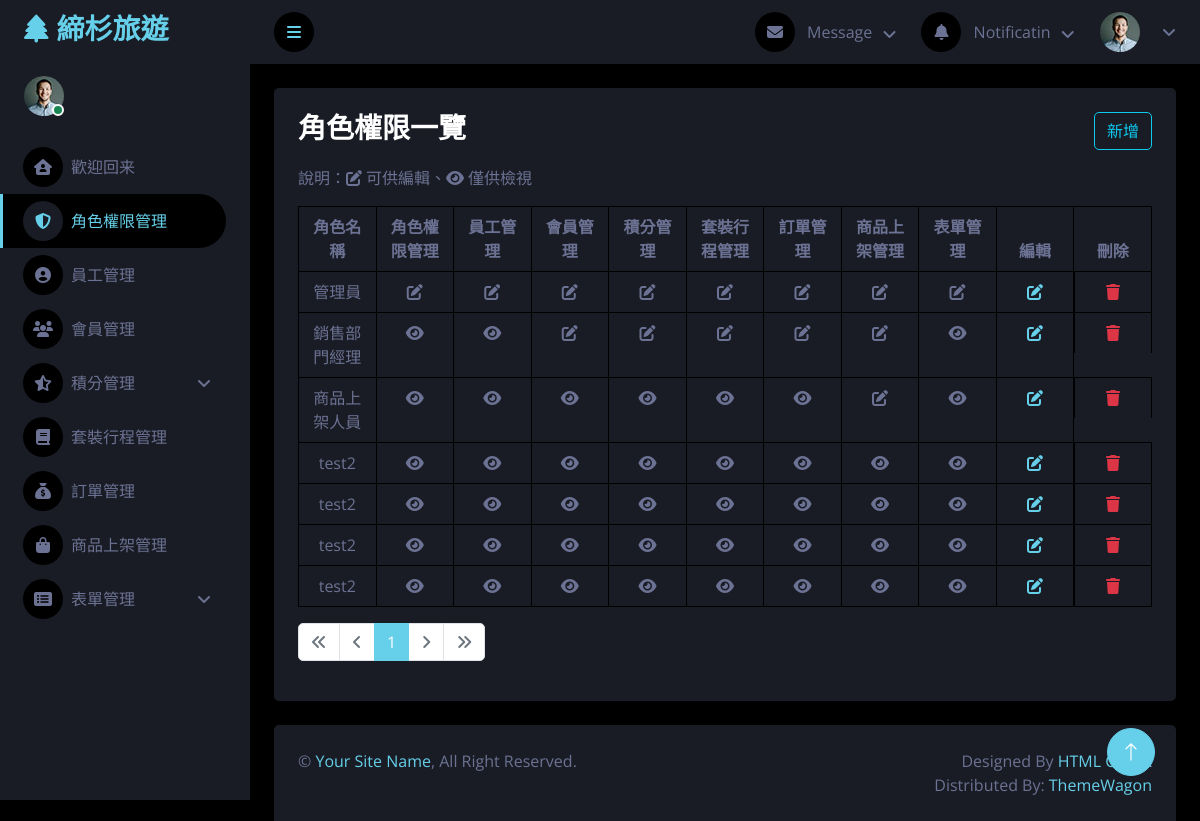
The app's page /roleList.php with its own data.
### tables this page shows
CREATE TABLE `permission` (
  `permission_role_id` int(11) NOT NULL,
  `sid` int(11) NOT NULL,
  `role_set` int(11) NOT NULL,
  `employees` tinyint(1) NOT NULL,
  `members` tinyint(1) NOT NULL,
  `points` tinyint(1) NOT NULL,
  `itinerary` tinyint(1) NOT NULL,
  `orders` tinyint(1) NOT NULL,
  `products` tinyint(1) NOT NULL,
  `form` tinyint(1) NOT NULL
);

CREATE TABLE `role_set` (
  `role_id` int(11) NOT NULL,
  `role_name` varchar(225) NOT NULL,
  `description` text NOT NULL,
  `created_at` datetime NOT NULL,
  `employee_id` int(11) NOT NULL
);

### roleList.php (the view, shortened to what this page needs)
<?php
require __DIR__ . '/parts/pdo_connect.php';
$pageName = 'roleList';
$page = isset($_GET['page']) ? intval($_GET['page']) : 1;
$per_page = 10;
$pages_sql = "SELECT COUNT(1) FROM role_set";
$pages_result = $conn->query($pages_sql)->fetch_assoc();
$total_rows = $pages_result['COUNT(1)'];
$total_pages = ceil($total_rows / $per_page);
$permission_sql =
  sprintf(
    "SELECT *
  FROM permission
  INNER JOIN role_set
  ON role_set.role_id = permission.permission_role_id
  ORDER BY role_id ASC LIMIT %s, %s",
    ($page - 1) * $per_page,
    $per_page
  );
$permission_result = $conn->query($permission_sql);
?>
<?php include __DIR__ . '/parts/html-head.php' ?>
<?php include __DIR__ . '/parts/spinner.php' ?>
<?php include __DIR__ . '/parts/slidebar.php' ?>
<?php include __DIR__ . '/parts/navbar.php' ?>
<div class="container-fluid pt-4 px-4">
  <div class="row g-4">
    <div class="col-sm-12 col-xl-12">
      <div class="bg-secondary rounded h-100 p-4">
        <div class="roleListTitleBox d-flex justify-content-between">
          <h3 class="mb-3">角色權限一覽</h3>
          <button type="button" class="btn btn-outline-info mb-3 " data-bs-toggle="modal" data-bs-target="#addBackdrop">新增</button>
        </div>
        <div class="descript">
          <p>說明：<i class="fa-solid fa-pen-to-square me-1"></i>可供編輯、<i class="fa-solid fa-eye me-1"></i>僅供檢視</p>
        </div>
        <table class="table table-bordered">
          <thead>
            <tr>
              <th scope="col" class="text-center">角色名稱</th>
              <th scope="col" class="text-center">角色權限管理</th>
              <th scope="col" class="text-center">員工管理</th>
              <th scope="col" class="text-center">會員管理</th>
              <th scope="col" class="text-center">積分管理</th>
              <th scope="col" class="text-center">套裝行程管理</th>
              <th scope="col" class="text-center">訂單管理</th>
              <th scope="col" class="text-center">商品上架管理</th>
              <th scope="col" class="text-center">表單管理</th>
              <th scope="col" class="text-center">編輯
              </th>
              <th scope="col" class="text-center">刪除</th>
            </tr>
          </thead>
          <tbody>
            <?php foreach ($permission_result as $r) : ?>
              <tr>
                <td class="text-center"><?= $r['role_name'] ?></td>
                <td class="text-center">
                  <?php
                  if ($r['role_set']) {
                    echo '<i class="fa-solid fa-pen-to-square"></i>';
                  } else {
                    echo '<i class="fa-solid fa-eye"></i>';
                  }
                  ?>
                </td>
                <td class="text-center">
                  <?php
                  if ($r['employees']) {
                    echo '<i class="fa-solid fa-pen-to-square"></i>';
                  } else {
                    echo '<i class="fa-solid fa-eye"></i>';
                  }
                  ?>
                </td>
                <td class="text-center">
                  <?php
                  if ($r['members']) {
                    echo '<i class="fa-solid fa-pen-to-square"></i>';
                  } else {
                    echo '<i class="fa-solid fa-eye"></i>';
                  }
                  ?>
                </td>
                <td class="text-center">
                  <?php
                  if ($r['points']) {
                    echo '<i class="fa-solid fa-pen-to-square"></i>';
                  } else {
                    echo '<i class="fa-solid fa-eye"></i>';
                  }
                  ?>
                </td>
                <td class="text-center">
                  <?php
                  if ($r['itinerary']) {
                    echo '<i class="fa-solid fa-pen-to-square"></i>';
                  } else {
                    echo '<i class="fa-solid fa-eye"></i>';
                  }
                  ?>
                </td>
                <td class="text-center">
                  <?php
                  if ($r['orders']) {
                    echo '<i class="fa-solid fa-pen-to-square"></i>';
                  } else {
                    echo '<i class="fa-solid fa-eye"></i>';
                  }
                  ?>
                </td>
                <td class="text-center">
                  <?php
                  if ($r['products']) {
                    echo '<i class="fa-solid fa-pen-to-square"></i>';
                  } else {
                    echo '<i class="fa-solid fa-eye"></i>';
                  }
                  ?>
                </td>
                <td class="text-center">
                  <?php
                  if ($r['form']) {
                    echo '<i class="fa-solid fa-pen-to-square"></i>';
                  } else {
                    echo '<i class="fa-solid fa-eye"></i>';
                  }
                  ?>
                </td>
                <td class="text-center">
                  <a href="#" class="vstack"data-bs-toggle="modal" data-bs-target="#editBackdrop">
                    <i class="fa-solid fa-pen-to-square"></i>
                  </a>
                </td>
                            <?php
                            $role_id = $r['role_id'];
                            $edit_sql = "SELECT *
                            FROM permission
                            INNER JOIN role_set
                            ON role_set.role_id = permission.permission_role_id
                            WHERE role_id = $role_id ";
                            $edit_sql_result = $conn->query($edit_sql)->fetch_assoc();
                            ?>
                <td class="d-flex justify-content-center">
                  <a href="javascript: deleteOne(<?= $r['role_id'] ?>)" class="vstack">
                    <i class="fa-solid fa-trash text-danger"></i>
                  </a>
                </td>
              </tr>
            <?php endforeach ?>
          </tbody>
        </table>
        <nav aria-label="First group">
          <ul class="pagination">
            <li class="page-item <?= $page == 1 ? 'disabled' : '' ?>">
              <a class="page-link" href="?page=<?= 1 ?>">
                <i class="fa-solid fa-angles-left"></i>
              </a>
            </li>
            <li class="page-item <?= $page == 1 ? 'disabled' : '' ?>">
              <a class="page-link" href="?page=<?= $page - 1 ?>">
                <i class="fa-solid fa-angle-left"></i>
              </a>
            </li>
            <?php for ($i = $page - 5; $i <= $page + 5; $i++) : ?>
              <?php if ($i >= 1 and $i <= $total_pages) : ?>
                <li class="page-item <?= $i != $page ?: 'active' ?>">
                  <a class="page-link" href="?page=<?= $i ?>"><?= $i ?></a>
                </li>
              <?php endif ?>
            <?php endfor ?>
            <li class="page-item <?= $page == $total_pages ? 'disabled' : '' ?>">
              <a class="page-link" href="?page=<?= $page + 1 ?>">
                <i class="fa-solid fa-angle-right"></i>
              </a>
            </li>
            <li class="page-item <?= $page == $total_pages ? 'disabled' : '' ?>">
              <a class="page-link" href="?page=<?= $total_pages ?>">
                <i class="fa-solid fa-angles-right"></i>
              </a>
            </li>
          </ul>
        </nav>
      </div>
    </div>
  </div>
</div>
<?php include __DIR__ . '/parts/footer.php' ?>
<?php include __DIR__ . '/parts/html-foot.php' ?>

### parts/html-head.php (shortened to what this page needs)
<!DOCTYPE html>
<html lang="zh-hant-TW">
<head>
    <link href="https://cdnjs.cloudflare.com/ajax/libs/font-awesome/5.10.0/css/all.min.css" rel="stylesheet">
    <link href="https://cdn.jsdelivr.net/npm/bootstrap-icons@1.4.1/font/bootstrap-icons.css" rel="stylesheet">
    <link href="lib/owlcarousel/assets/owl.carousel.min.css" rel="stylesheet">
    <link href="lib/tempusdominus/css/tempusdominus-bootstrap-4.min.css" rel="stylesheet" />
    <link href="css/bootstrap.min.css" rel="stylesheet">
    <link href="css/style.css" rel="stylesheet">

### parts/spinner.php (shortened to what this page needs)
</head>
<body>
<div class="container-fluid position-relative d-flex p-0">

### parts/slidebar.php (shortened to what this page needs)
<div class="sidebar pe-4 pb-3">
    <nav class="navbar bg-secondary navbar-dark">
        <a href="index.php" class="navbar-brand mx-4 mb-3">
            <h3 class="text-primary"><i class="fa-solid fa-tree me-2"></i>締杉旅遊</h3>
        </a>
        <div class="d-flex align-items-center ms-4 mb-4">
            <div class="position-relative">
                <img class="rounded-circle" src="img/user.jpg" alt="" style="width: 40px; height: 40px;">
                <div class="bg-success rounded-circle border border-2 border-white position-absolute end-0 bottom-0 p-1"></div>
            </div>
        </div>
        <div class="navbar-nav w-100">
            <a href="index_.php" class="nav-item nav-link <?= $pageName == 'index' ? 'active' : '' ?>"><i class="fa-solid fa-house-user me-2"></i>歡迎回来</a>
            <a href="roleList.php" class="nav-item nav-link <?= $pageName == 'roleList' ? 'active' : '' ?>" ><i class="fa-solid fa-shield-halved me-2"></i>角色權限管理</a>
            <a href="employees.php" class="nav-item nav-link <?= $pageName == 'employees' ? 'active' : '' ?>" ><i class="fa-solid fa-circle-user me-2"></i>員工管理</a>
            <a href="members.php" class="nav-item nav-link <?= $pageName == 'members' ? 'active' : '' ?>" ><i class="fa-solid fa-users me-2"></i>會員管理</a>
            <div class="nav-item dropdown">
                <a href="#" class="nav-link dropdown-toggle" data-bs-toggle="dropdown"><i class="fa-solid fa-star-half-stroke me-2"></i>積分管理</a>
            </div>
            <a href="" class="nav-item nav-link <?= $pageName == '' ? 'active' : '' ?>"><i class="fa-solid fa-book me-2"></i>套裝行程管理</a>
            <a href="" class="nav-item nav-link <?= $pageName == '' ? 'active' : '' ?>"><i class="fa-solid fa-sack-dollar me-2"></i>訂單管理</a>
            <a href="" class="nav-item nav-link <?= $pageName == '' ? 'active' : '' ?>"><i class="fa-solid fa-bag-shopping me-2"></i>商品上架管理</a>
            <div class="nav-item dropdown">
                <a href="#" class="nav-link dropdown-toggle" data-bs-toggle="dropdown"><i class="fa-solid fa-rectangle-list me-2"></i>表單管理</a>
            </div>
        </div>
    </nav>
</div>

### parts/navbar.php (shortened to what this page needs)
<div class="content">
    <nav class="navbar navbar-expand bg-secondary navbar-dark sticky-top px-4 py-0">
        <a href="#" class="sidebar-toggler flex-shrink-0">
            <i class="fa fa-bars"></i>
        </a>
        <div class="navbar-nav align-items-center ms-auto">
            <div class="nav-item dropdown">
                <a href="#" class="nav-link dropdown-toggle" data-bs-toggle="dropdown">
                    <i class="fa fa-envelope me-lg-2"></i>
                    <span class="d-none d-lg-inline-flex">Message</span>
                </a>
            </div>
            <div class="nav-item dropdown">
                <a href="#" class="nav-link dropdown-toggle" data-bs-toggle="dropdown">
                    <i class="fa fa-bell me-lg-2"></i>
                    <span class="d-none d-lg-inline-flex">Notificatin</span>
                </a>
            </div>
            <div class="nav-item dropdown">
                <a href="#" class="nav-link dropdown-toggle" data-bs-toggle="dropdown">
                    <img class="rounded-circle me-lg-2" src="img/user.jpg" alt="" style="width: 40px; height: 40px;">
                </a>
            </div>
        </div>
    </nav>

### parts/footer.php
        <div class="container-fluid pt-4 px-4">
            <div class="bg-secondary rounded-top p-4">
                <div class="row">
                    <div class="col-12 col-sm-6 text-center text-sm-start">
                        &copy; <a href="#">Your Site Name</a>, All Right Reserved.
                    </div>
                    <div class="col-12 col-sm-6 text-center text-sm-end">
                        Designed By <a href="https://htmlcodex.com">HTML Codex</a>
                        <br>Distributed By: <a href="https://themewagon.com" target="_blank">ThemeWagon</a>
                    </div>
                </div>
            </div>
        </div>
    </div>
    <a href="#" class="btn btn-lg btn-primary btn-lg-square back-to-top"><i class="bi bi-arrow-up"></i></a>
</div>

### parts/html-foot.php
</body>
</html>

### css/style.css (style rules this page uses)
:root { --primary: rgb(102, 207, 233); --secondary: #191C24; --light: #6C7293; --dark: #000000; }
.back-to-top { position: fixed; display: none; right: 45px; bottom: 45px; z-index: 99; }
.btn { transition: .5s; }
.btn-lg-square { width: 48px; height: 48px; }
.btn-square, .btn-sm-square, .btn-lg-square { padding: 0; display: inline-flex; align-items: center; justify-content: center; font-weight: normal; border-radius: 50px; }
.sidebar { position: fixed; top: 0; left: 0; bottom: 0; width: 250px; height: 100vh; overflow-y: auto; background: var(--secondary); transition: 0.5s; z-index: 999; }
.content { margin-left: 250px; min-height: 100vh; background: var(--dark); transition: 0.5s; }
@media (min-width: 992px) { .sidebar { margin-left: 0; } }
@media (min-width: 992px) { .content { width: calc(100% - 250px); } }
.sidebar .navbar .navbar-nav .nav-link { padding: 7px 20px; color: var(--light); font-weight: 500; border-left: 3px solid var(--secondary); border-radius: 0 30px 30px 0; outline: none; }
.sidebar .navbar .navbar-nav .nav-link:hover, .sidebar .navbar .navbar-nav .nav-link.active { color: var(--primary); background: var(--dark); border-color: var(--primary); }
.sidebar .navbar .navbar-nav .nav-link i { width: 40px; height: 40px; display: inline-flex; align-items: center; justify-content: center; background: var(--dark); border-radius: 40px; }
.sidebar .navbar .navbar-nav .nav-link:hover i, .sidebar .navbar .navbar-nav .nav-link.active i { background: var(--secondary); }
.sidebar .navbar .dropdown-toggle::after { position: absolute; top: 15px; right: 15px; border: none; content: "\f107"; font-family: "Font Awesome 5 Free"; font-weight: 900; transition: .5s; }
.content .navbar .navbar-nav .nav-link { margin-left: 25px; padding: 12px 0; color: var(--light); outline: none; }
.content .navbar .sidebar-toggler, .content .navbar .navbar-nav .nav-link i { width: 40px; height: 40px; display: inline-flex; align-items: center; justify-content: center; background: var(--dark); border-radius: 40px; }
.content .navbar .dropdown-toggle::after { margin-left: 6px; vertical-align: middle; border: none; content: "\f107"; font-family: "Font Awesome 5 Free"; font-weight: 900; transition: .5s; }

### roleList.php (style rules this page uses)
table { table-layout: fixed; }

### records on screen
permission: role_set.role_name "管理員", role_set 1 (drawn), employees 1 (drawn), members 1 (drawn), points 1 (drawn), itinerary 1 (drawn), orders 1 (drawn), products 1 (drawn), form 1 (drawn)
permission: role_set.role_name "銷售部門經理", role_set 0 (drawn), employees 0 (drawn), members 1 (drawn), points 1 (drawn), itinerary 1 (drawn), orders 1 (drawn), products 1 (drawn), form 0 (drawn)
permission: role_set.role_name "商品上架人員", role_set 0 (drawn), employees 0 (drawn), members 0 (drawn), points 0 (drawn), itinerary 0 (drawn), orders 0 (drawn), products 1 (drawn), form 0 (drawn)
permission: role_set.role_name "test2", role_set 0 (drawn), employees 0 (drawn), members 0 (drawn), points 0 (drawn), itinerary 0 (drawn), orders 0 (drawn), products 0 (drawn), form 0 (drawn)
permission: role_set.role_name "test2", role_set 0 (drawn), employees 0 (drawn), members 0 (drawn), points 0 (drawn), itinerary 0 (drawn), orders 0 (drawn), products 0 (drawn), form 0 (drawn)
permission: role_set.role_name "test2", role_set 0 (drawn), employees 0 (drawn), members 0 (drawn), points 0 (drawn), itinerary 0 (drawn), orders 0 (drawn), products 0 (drawn), form 0 (drawn)
permission: role_set.role_name "test2", role_set 0 (drawn), employees 0 (drawn), members 0 (drawn), points 0 (drawn), itinerary 0 (drawn), orders 0 (drawn), products 0 (drawn), form 0 (drawn)
